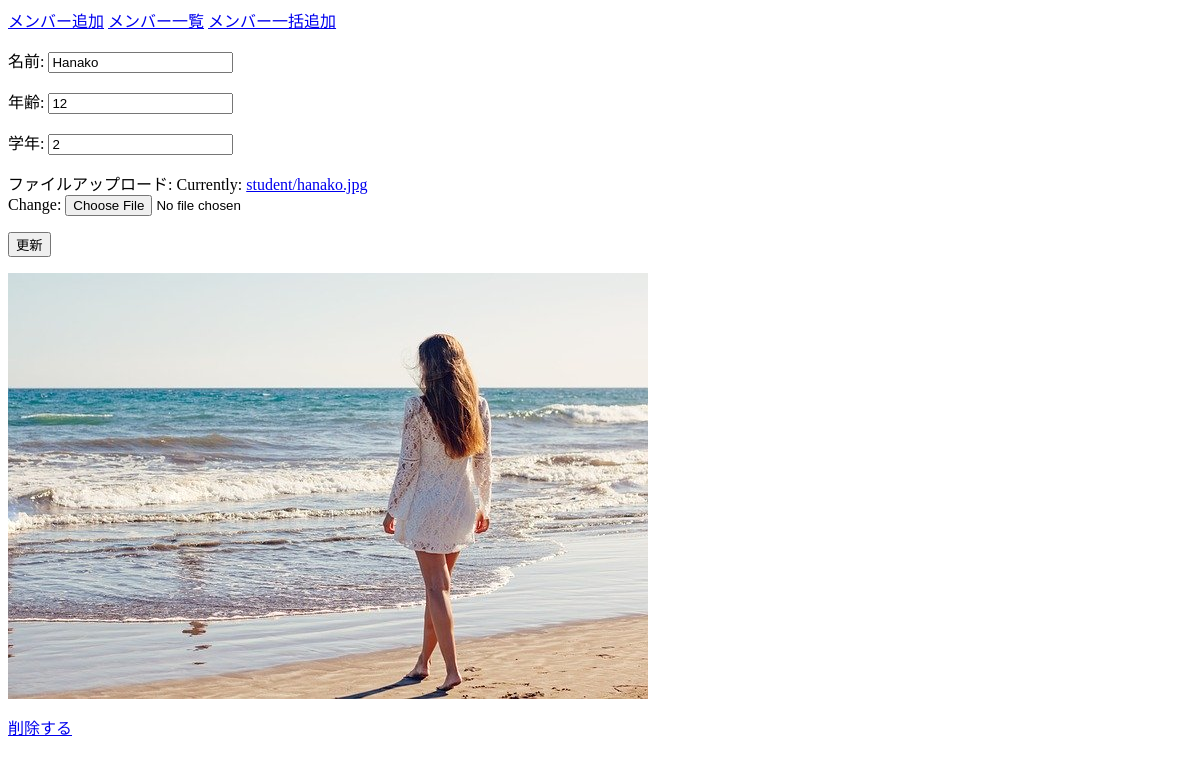
Page /form_app/update_student/4 on the earlier database version.
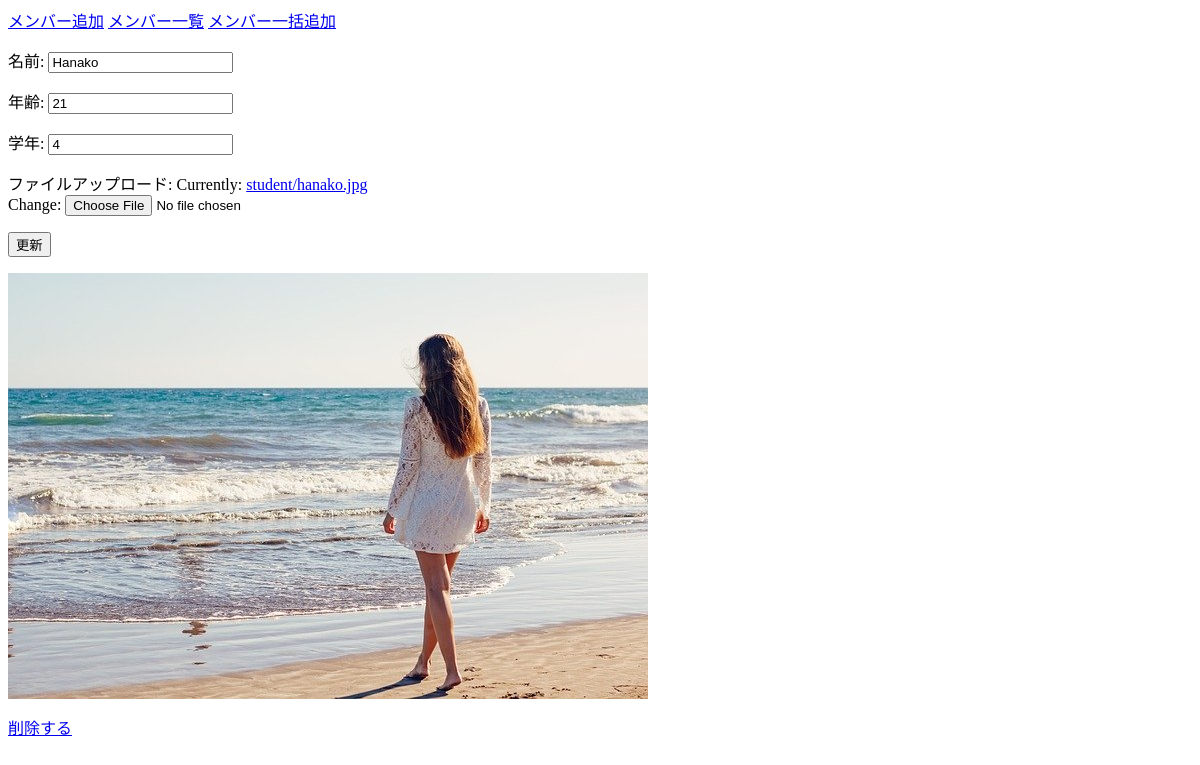
Same page on the later database version.
### FormApp/models.py (models this page shows)
class Students(models.Model):
    name = models.CharField(max_length=50)
    age = models.IntegerField()
    grade = models.IntegerField()
    picture = models.FileField(upload_to='student/')
    class Meta:
        db_table = 'students'

### FormApp/views.py (the view)
# urls.py: path('update_student/<int:id>', views.update_student, name='update_student'),
def update_student(request, id):
    student = Students.objects.get(pk=id)
    old_picture = student.picture
    update_form = forms.StudentsModelForm(
        request.POST or None, request.FILES or None,
        instance=student
    )
    if update_form.is_valid():
        updated_student = update_form.save()
        if old_picture and old_picture.path and old_picture.path != updated_student.picture.path:
            if os.path.isfile(old_picture.path):
                os.remove(old_picture.path)
    return render(
        request, 'form_app/update_student.html', context={
            'update_form': update_form,
            'student': student,
        }
    )

### FormApp/forms.py
class StudentsModelForm(forms.ModelForm):
    class Meta:
        model = Students
        fields = '__all__'
        labels = {
            'name': '名前',
            'age': '年齢',
            'grade': '学年',
            'picture': 'ファイルアップロード'
        }

### templates/form_app/update_student.html (shortened to what this page needs)
{% extends "form_app/base.html" %}
{% block content %}
<form method="POST" enctype="multipart/form-data">
    {{ update_form.as_p }}
    <input type="submit" value="更新">
    <p><img src={{ student.picture.url }}></img></p>
</form>
<p><a href="{% url 'form_app:delete_student' id=student.id %}">削除する</a></p>
{% endblock %}

### templates/form_app/base.html (shortened to what this page needs)
<html>
    <head>
    </head>
    <body>
        <header>
            <a href="{% url 'form_app:insert_student' %}">メンバー追加</a>
            <a href="{% url 'form_app:students_list' %}">メンバー一覧</a>
            <a href="{% url 'form_app:insert_multiple_students' %}">メンバー一括追加</a>
        </header>
        {% block content %}{% endblock %}
    </body>
</html>

Differences in the rows shown:
changed Students "Hanako": age "12" → "21"; grade "2" → "4"
